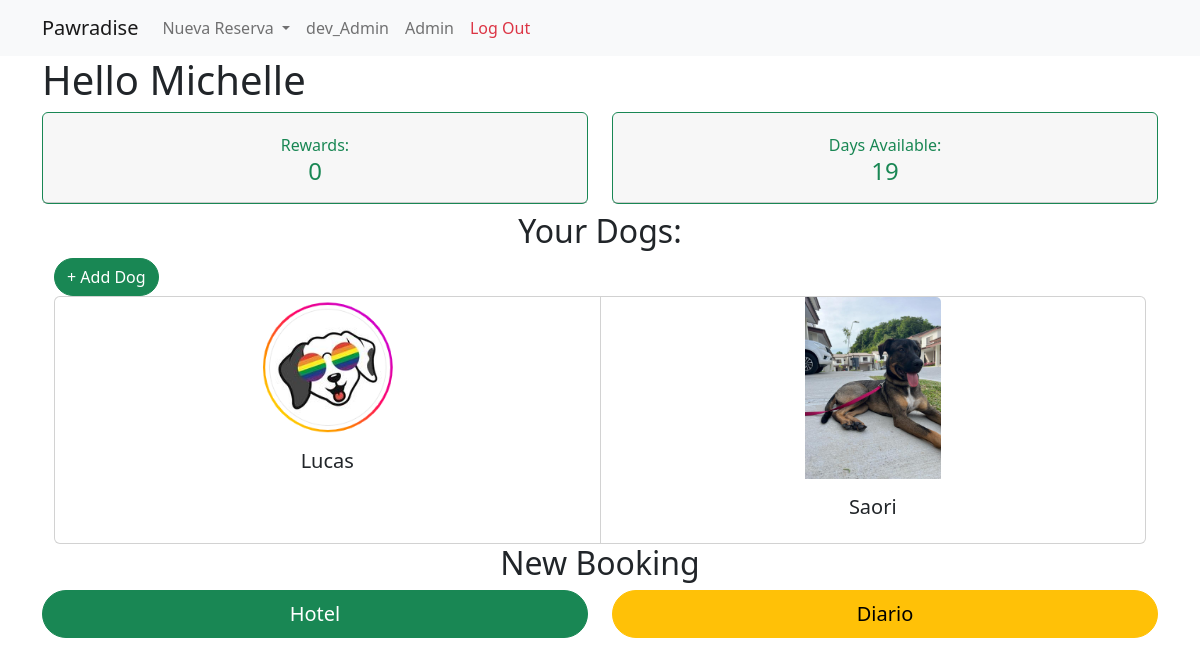
Page /home (signed in) on the committed database.
### main/models.py (models this page shows, shortened)
class User(AbstractUser):
    nombre = models.CharField(max_length=250)
    apellido = models.CharField(max_length=250,default='None')
    telefono = models.CharField(max_length=250)
    email = models.EmailField(unique=True,max_length=250)
    rewards = models.IntegerField(null=False,default=0)
    available_days = models.IntegerField(null=False,default=0)
    balance = models.DecimalField(null=True,max_digits=6,decimal_places=2)
    username = models.CharField(max_length=150,blank=True)
    USERNAME_FIELD = 'email'
    REQUIRED_FIELDS = []

class Dogs(models.Model):
    nombre = models.CharField(max_length=250)
    raza = models.CharField(max_length=250)
    sexo = models.CharField(max_length=20,choices=Sexo_Choices,default='macho')
    propietario = models.ForeignKey(User,on_delete=models.CASCADE,max_length=250,null=False)
    is_special = models.BooleanField(default=False)
    photo = models.ImageField(null=True, blank=True, upload_to='images/')
    vacunacion = models.ImageField(null=True, blank=True, upload_to='images/vacunacion')

### main/views.py (the view)
# urls.py: path('home',views.home,name='home'),
@login_required(login_url='login')
def home(request):
    user = request.user
    rewards = user.rewards
    user_dogs = Dogs.objects.filter(propietario__exact=request.user)
    context = {
        'user_dogs':user_dogs,
    }
    return render(request,'main/home.html',context)

### main/templates/main/home.html
{% extends 'index.html' %}
{% block content %}
{% load static %}
<div class="container">
    <h1>Hello {{user.nombre}}</h1>
<div class="row">
    <div class="col">
      <div class="card border-success mb-2">
        <div class="card-header p-3 pt-3">
            <div class="text-center pt-1">
                <p class="text-sm mb-0 text-capitalize text-success">Rewards:</p>
                <h4 class="mb-0 text-success">{{user.rewards}}</h4>
            </div>
        </div>
    </div>
    </div>
    <div class="col">
        <div class="card border-success mb-2">
          <div class="card-header p-3 pt-3">
              <div class="text-center pt-1">
                  <p class="text-sm mb-0 text-capitalize text-success">Days Available:</p>
                  <h4 class="mb-0 text-success">{{user.available_days}}</h4>
              </div>
          </div>
      </div>
      </div>
</div>
<div class="container">
        <h2 class="text-center">Your Dogs:</h2>
        <a href="{% url 'register_dog' %}" type="button" class="btn btn-success rounded-pill">+ Add Dog</a>
    <div class="card-group">
        {% for dog in user_dogs %}
        <div class="card align-items-center">
            {% if dog.photo %}
            <img src="{{ dog.photo.url }}" style="width: 25%;" class="card-img-top " alt="Dog_Photo">
            {% else %}
            <img src="{% static '/img/paw_logo.png' %}" style="width: 25%;" class="card-img-top " alt="Dog_No_Photo">
            {% endif %}
          <div class="card-body">
            <h5 class="card-title">{{dog.nombre}}</h5>
          </div>
        </div>
        {% endfor %}
    </div>
</div>
<div class="row ">
    <h2 class="text-center">New Booking</h2>
    <div class="col d-flex justify-content-center">
        <a class="btn btn-lg rounded-5 btn-success" style="width: 100%;" href="{% url 'booking_hotel' %}" role="button">Hotel</a>
    </div>
    <div class="col d-flex justify-content-center">
        <a class="btn btn-lg rounded-5 btn-warning" style="width: 100%;" href="{% url 'booking_diario' %}" role="button">Diario</a>
    </div>
</div>
</div>
{% endblock %}

### rows in the picture
User: nombre "Michelle", rewards "0", available_days "19"
Dogs: nombre "Lucas"
Dogs: photo (picture), nombre "Saori"
